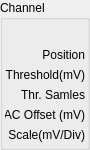
        <widget class="QGroupBox" name="channelLabelBox_2">
         <property name="geometry">
          <rect>
           <x>0</x>
           <y>0</y>
           <width>90</width>
           <height>150</height>
          </rect>
         </property>
         <property name="title">
          <string>Channel</string>
         </property>
         <widget class="QLabel" name="thresholdLabel_2">
          <property name="geometry">
           <rect>
            <x>5</x>
            <y>65</y>
            <width>80</width>
            <height>20</height>
           </rect>
          </property>
          <property name="layoutDirection">
           <enum>Qt::RightToLeft</enum>
          </property>
          <property name="text">
           <string>Threshold(mV)</string>
          </property>
          <property name="alignment">
           <set>Qt::AlignRight|Qt::AlignTrailing|Qt::AlignVCenter</set>
          </property>
         </widget>
         <widget class="QLabel" name="samplesLabel_2">
          <property name="geometry">
           <rect>
            <x>5</x>
            <y>85</y>
            <width>80</width>
            <height>20</height>
           </rect>
          </property>
          <property name="text">
           <string>Thr. Samles</string>
          </property>
          <property name="alignment">
           <set>Qt::AlignRight|Qt::AlignTrailing|Qt::AlignVCenter</set>
          </property>
         </widget>
         <widget class="QLabel" name="positionLabel_2">
          <property name="geometry">
           <rect>
            <x>5</x>
            <y>45</y>
            <width>80</width>
            <height>20</height>
           </rect>
          </property>
          <property name="text">
           <string>Position</string>
          </property>
          <property name="alignment">
           <set>Qt::AlignRight|Qt::AlignTrailing|Qt::AlignVCenter</set>
          </property>
         </widget>
         <widget class="QLabel" name="DACOffsetLabel_2">
          <property name="geometry">
           <rect>
            <x>5</x>
            <y>105</y>
            <width>80</width>
            <height>20</height>
           </rect>
          </property>
          <property name="text">
           <string>DAC Offset (mV)</string>
          </property>
          <property name="alignment">
           <set>Qt::AlignRight|Qt::AlignTrailing|Qt::AlignVCenter</set>
          </property>
         </widget>
         <widget class="QLabel" name="scaleLabel_2">
          <property name="geometry">
           <rect>
            <x>5</x>
            <y>125</y>
            <width>80</width>
            <height>20</height>
           </rect>
          </property>
          <property name="text">
           <string>Scale(mV/Div)</string>
          </property>
          <property name="alignment">
           <set>Qt::AlignRight|Qt::AlignTrailing|Qt::AlignVCenter</set>
          </property>
         </widget>
        </widget>
